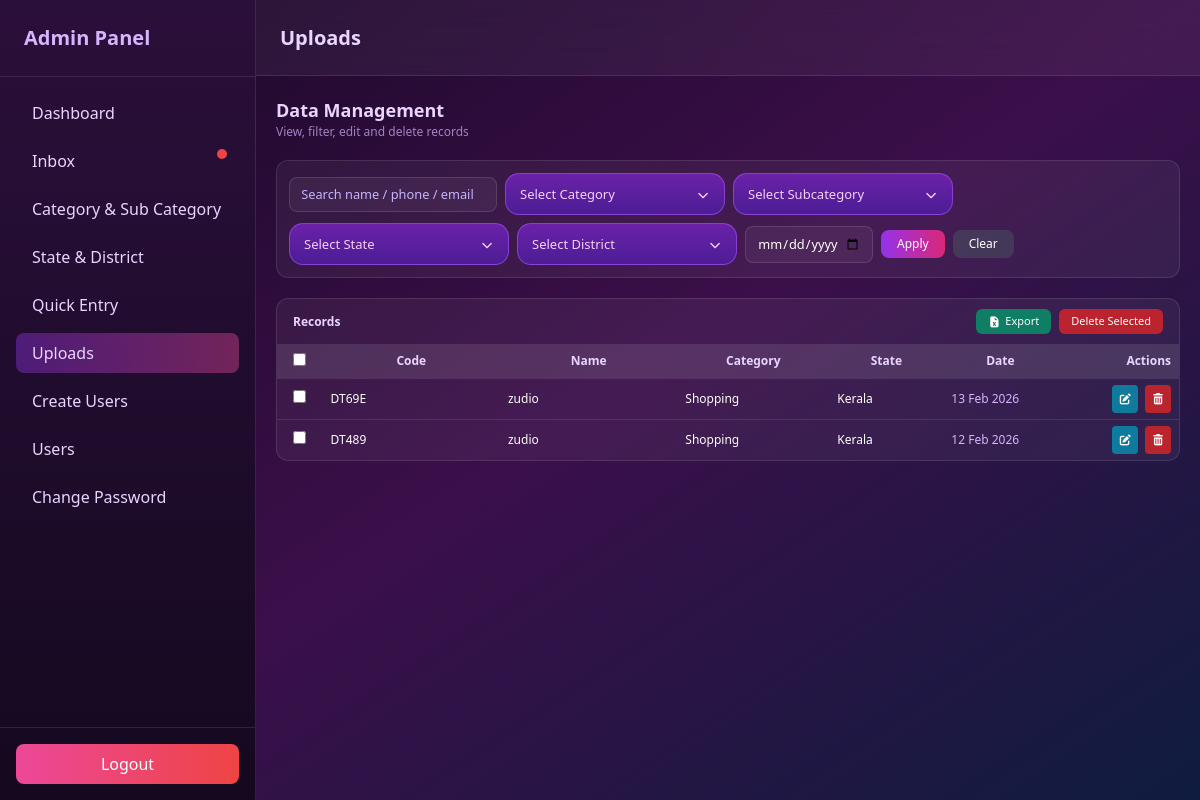
Screenshot of /list/ (signed in) with the database file from the repository.
### data/models.py (models this page shows, shortened)
class Data(models.Model):
    id = models.CharField(
        max_length=5,
        primary_key=True,
        editable=False
    )
    name = models.CharField(max_length=100)
    category = models.ForeignKey(Category, on_delete=models.CASCADE, related_name="data")
    subcategory = models.ForeignKey(Subcategory, on_delete=models.CASCADE)
    location = models.CharField(max_length=500)
    state = models.ForeignKey(State, on_delete=models.CASCADE)
    district = models.ForeignKey(District, on_delete=models.CASCADE)
    phone = models.CharField(max_length=100)
    email = models.CharField(max_length=100)
    remarks = models.TextField(blank=True, null=True)
    data_given = models.CharField(max_length=500)
    staff = models.CharField(max_length=500)
    user = models.CharField(max_length=500)
    source = models.CharField(max_length=500)
    paid = models.BooleanField(default=False)  # ⬅️ checkbox
    created_at = models.DateTimeField(auto_now_add=True)
    class Data(models.Model):
        id = models.CharField(
            max_length=5,
            primary_key=True,
            editable=False
        )
        name = models.CharField(max_length=100)
        category = models.ForeignKey(Category, on_delete=models.CASCADE, related_name="data")
        subcategory = models.ForeignKey(Subcategory, on_delete=models.CASCADE)
        location = models.CharField(max_length=500)
        state = models.ForeignKey(State, on_delete=models.CASCADE)
        district = models.ForeignKey(District, on_delete=models.CASCADE)
        phone = models.CharField(max_length=100)
        email = models.CharField(max_length=100)
        remarks = models.TextField(blank=True, null=True)
        data_given = models.CharField(max_length=500)
        staff = models.CharField(max_length=500)
        user = models.CharField(max_length=500)
        source = models.CharField(max_length=500, blank=True, null=True)
        paid = models.BooleanField(default=False)  # ⬅️ checkbox
        created_at = models.DateTimeField(auto_now_add=True)

class Category(models.Model):
    id = models.CharField(
        max_length=5,  # C + 4 chars max
        primary_key=True,
        editable=False
    )
    name = models.CharField(max_length=100)
    created_at = models.DateTimeField(auto_now_add=True)

class State(models.Model):
    id = models.CharField(
        max_length=5,      # ST + 3 chars OR S + 4 chars (your choice)
        primary_key=True,
        editable=False
    )
    name = models.CharField(max_length=100)
    created_at = models.DateTimeField(auto_now_add=True)

### data/views.py (the view, shortened to what this page needs)
# urls.py: path("list/", views.data_list, name="data_list"),
@never_cache
@login_required(login_url='/login/')
@user_passes_test(lambda u: u.is_superuser)
def data_list(request):
    qs = Data.objects.select_related(
        "category", "subcategory", "state", "district"
    ).order_by("-created_at")
    search = request.GET.get("search", "").strip()
    category = request.GET.get("category")
    subcategory = request.GET.get("subcategory")
    state = request.GET.get("state")
    district = request.GET.get("district")
    date = request.GET.get("date")
    if category:
        qs = qs.filter(category_id=category)
    if subcategory and category:
        qs = qs.filter(subcategory_id=subcategory)
    if state:
        qs = qs.filter(state_id=state)
    if district and state:
        qs = qs.filter(district_id=district)
    if date:
        qs = qs.filter(created_at__date=date)
    return render(request, "uploads.html", {
        "data_list": qs,
        "categories": Category.objects.all(),
        "subcategories": Subcategory.objects.all(),
        "states": State.objects.all(),
        "districts": District.objects.all(),
    })

### data/templates/uploads.html (shortened to what this page needs)
{% load custom_filters %}
<!DOCTYPE html>
<html lang="en">
<head>
  <script src="https://cdn.tailwindcss.com"></script>
    <link rel="stylesheet" href="https://cdnjs.cloudflare.com/ajax/libs/font-awesome/7.0.1/css/all.min.css" />
</head>
<body class="min-h-screen flex text-white bg-gradient-to-br from-[#1a0826] via-[#3b0f4a] to-[#0f1c3f]">
<aside class="w-64 hidden md:flex flex-col h-screen sticky top-0
bg-gradient-to-b from-[#2b0f3a] to-[#14091f]
border-r border-white/10">
  <div class="p-6 text-xl font-bold text-purple-300 border-b border-white/10">
    Admin Panel
  </div>
  <nav class="flex-1 p-4 space-y-2 text-purple-200">
   <a href="{% url 'dashboard' %}" class="flex items-center gap-3 px-4 py-2 rounded-lg hover:bg-white/10">
      Dashboard
    </a>
      <a href="{% url 'inbox' %}"
   class="relative flex items-center gap-3 px-4 py-2 rounded-lg hover:bg-white/10">
  Inbox
  <span id="unreadDot"
        class="hidden absolute top-2 right-3 w-2.5 h-2.5 bg-red-500 rounded-full">
  </span>
</a>
    <a href="{% url 'category' %}" class="flex items-center gap-3 px-4 py-2 rounded-lg hover:bg-white/10">
      Category & Sub Category
    </a>
    <a href="{% url 'state_district' %}" class="flex items-center gap-3 px-4 py-2 rounded-lg hover:bg-white/10">
     State & District
    </a>
    <a href="{% url 'data' %}" class="flex items-center gap-3 px-4 py-2 rounded-lg hover:bg-white/10">
     Quick Entry
    </a>
      <a href="{% url 'data_list' %}" class="flex items-center gap-3 px-4 py-2 rounded-lg
              bg-gradient-to-r from-purple-600/40 to-pink-500/40">
    Uploads
    </a>
      <a href="{% url 'usercreate' %}" class="flex items-center gap-3 px-4 py-2 rounded-lg hover:bg-white/10">
   Create Users
    </a>
       <a href="{% url 'userlist' %}" class="flex items-center gap-3 px-4 py-2 rounded-lg hover:bg-white/10">
   Users
    </a>
      <a href="{% url 'superuser_change_password' %}" class="flex items-center gap-3 px-4 py-2 rounded-lg hover:bg-white/10">
  Change Password
    </a>
  </nav>
  <div class="p-4 border-t border-white/10">
    <a href="{% url 'superuser_logout' %}"
       class="block text-center bg-gradient-to-r from-pink-500 to-red-500
              text-white py-2 rounded-lg hover:opacity-90">
      Logout
    </a>
  </div>
</aside>
<div class="flex-1 flex flex-col">
<header class="px-6 h-[4.78rem] flex justify-between items-center
bg-white/5 backdrop-blur-xl border-b border-white/10">
  <h1 class="text-xl font-semibold text-purple-200">Uploads</h1>
</header>
<main class="p-5 max-w-5xl mx-auto space-y-5">
  <div>
    <h2 class="text-lg font-semibold text-purple-200">Data Management</h2>
    <p class="text-xs text-purple-300/70">
      View, filter, edit and delete records
    </p>
  </div>
<form method="GET"
      class="bg-white/5 border border-white/10 rounded-xl
             p-3 flex flex-wrap gap-2 items-center relative z-20">
  <input type="text" name="search" value="{{ request.GET.search }}"
         placeholder="Search name / phone / email"
         class="input-sm w-52 flex-shrink-0">
<div class="dropdown sm:w-36 flex-shrink-0">
  <button type="button"
          class="dropdown-btn"
          onclick="toggleDropdown('catMenu','catIcon')">
    <span id="catLabel" data-default="Select Category">
</span>
    <i id="catIcon" class="fa-solid fa-chevron-down chevron"></i>
  </button>
</div>
<div class="dropdown sm:w-36 flex-shrink-0">
  <button type="button" class="dropdown-btn" onclick="toggleDropdown('subcatMenu','subcatIcon')">
    <span id="subcatLabel">
      {% if request.GET.subcategory %}
        {{ subcategories|get_name_by_id:request.GET.subcategory }}
      {% else %}
        Select Subcategory
      {% endif %}
    </span>
    <i id="subcatIcon" class="fa-solid fa-chevron-down chevron"></i>
  </button>
</div>
<div class="dropdown sm:w-28 flex-shrink-0">
  <button type="button"
          class="dropdown-btn"
          onclick="toggleDropdown('stateMenu','stateIcon')">
    <span id="stateLabel" data-default="Select State">
</span>
    <i id="stateIcon" class="fa-solid fa-chevron-down chevron"></i>
  </button>
</div>
<div class="dropdown sm:w-28 flex-shrink-0">
  <button type="button" class="dropdown-btn" onclick="toggleDropdown('districtMenu','districtIcon')">
    <span id="districtLabel">
      {% if request.GET.district %}
        {{ districts|get_name_by_id:request.GET.district }}
      {% else %}
        Select District
      {% endif %}
    </span>
    <i id="districtIcon" class="fa-solid fa-chevron-down chevron"></i>
  </button>
</div>
  <input type="date" name="date" value="{{ request.GET.date }}"
         class="input-sm w-32 flex-shrink-0">
  <button type="submit"
          class="px-4 py-1.5 rounded-lg text-xs font-medium
                 bg-gradient-to-r from-purple-600 to-pink-600
                 hover:opacity-90 transition flex-shrink-0">
    Apply
  </button>
<button type="button"
        onclick="clearFilters()"
        class="px-4 py-1.5 rounded-lg text-xs font-medium
               bg-gray-600/50 hover:bg-gray-600 transition flex-shrink-0">
  Clear
</button>
</form>
  <form method="POST">
    <div class="bg-white/5 border border-white/10 rounded-xl ">
     <div class="px-4 py-2.5 border-b border-white/10
            flex items-center justify-between">
  <h3 class="text-xs font-semibold text-purple-200">
    Records
  </h3>
  <div class="flex items-center gap-2">
    <a href="{% url 'data_export' %}?{{ request.GET.urlencode }}"
       class="px-3 py-1 text-[11px] rounded-md
              bg-emerald-600/80 hover:bg-emerald-600 transition
              flex items-center gap-1">
      <i class="fa-solid fa-file-excel"></i>
      Export
    </a>
    <button
      onclick="return confirm('Delete selected items?')"
      class="px-3 py-1 text-[11px] rounded-md
             bg-red-600/80 hover:bg-red-600 transition">
      Delete Selected
    </button>
  </div>
</div>
      <div class="overflow-x-auto">
        <table class="w-full table-fixed text-xs">
          <thead class="bg-white/10 text-purple-200">
            <tr>
              <th class="px-2 py-2 w-9 text-center">
                <input type="checkbox" onclick="toggleAll(this)">
              </th>
                 <th class="px-2 py-2 w-[140px]">Code</th>
              <th class="px-2 py-2 w-[140px]">Name</th>
              <th class="px-2 py-2 w-[120px]">Category</th>
              <th class="px-2 py-2 w-[90px]">State</th>
              <th class="px-2 py-2 w-[90px]">Date</th>
              <th class="px-2 py-2 w-[96px] text-right">Actions</th>
            </tr>
          </thead>
          <tbody>
          {% for d in data_list %}
            <tr class="border-t border-white/10 hover:bg-white/5 transition">
              <td class="px-2 py-1.5 text-center">
                <input type="checkbox" name="selected" value="{{ d.id }}">
              </td>
                <td class="px-2 py-1.5 font-medium truncate" title="{{ d.name }}">
               {{ d.id }}
              </td>
              <td class="px-2 py-1.5 font-medium truncate" title="{{ d.name }}">
                {{ d.name }}
              </td>
              <td class="px-2 py-1.5 truncate" title="{{ d.category.name }}">
                {{ d.category.name }}
              </td>
              <td class="px-2 py-1.5 truncate" title="{{ d.state.name }}">
                {{ d.state.name }}
              </td>
              <td class="px-2 py-1.5 text-purple-300">
                {{ d.created_at|date:"d M Y" }}
              </td>
              <td class="px-2 py-1.5 text-right space-x-1">
                <button
  type="button"
  class="p-1.5 rounded bg-cyan-600/80 hover:bg-cyan-600 edit-btn"
  data-id="{{ d.id }}"
  data-name="{{ d.name }}"
  data-phone="{{ d.phone }}"
  data-email="{{ d.email }}"
  data-location="{{ d.location }}"
  data-data_given="{{ d.data_given }}"
  data-staff="{{ d.staff }}"
  data-user="{{ d.user }}"
  data-remarks="{{ d.remarks }}"
  data-source="{{ d.source }}"
  data-paid="{{ d.paid|yesno:'true,false' }}"
  data-category="{{ d.category_id|default:'' }}"
  data-subcategory="{{ d.subcategory_id|default:'' }}"
  data-state="{{ d.state_id|default:'' }}"
  data-district="{{ d.district_id|default:'' }}"
>
  <i class="fa-solid fa-pen-to-square text-[11px]"></i>
</button>
                <button
                  name="delete_id"
                  value="{{ d.id }}"
                  onclick="return confirm('Delete this item?')"
                  class="p-1.5 rounded bg-red-600/80 hover:bg-red-600">
                  <i class="fa-solid fa-trash-can text-[11px]"></i>
                </button>
              </td>
            </tr>
          {% endfor %}
          </tbody>
        </table>
      </div>
    </div>
  </form>
</main>
</div>
</body>
</html>

### data/templates/uploads.html (style rules this page uses)
.input-sm { width:100%; background:rgba(255,255,255,.05); border:1px solid rgba(255,255,255,.12); border-radius:.5rem; padding:.45rem .7rem; font-size:.8rem; color:white; outline:none; }
.input-sm::placeholder { color:#c4b5fd }
.dropdown { position: relative; width: 100%; max-width: 220px; z-index: 50; }
.dropdown-btn { width: 100%; height: 42px; background: linear-gradient(180deg, #6b21a8, #4c1d95); border: 1px solid rgba(168, 85, 247, 0.6); color: #f5d0fe; padding: 0 14px; border-radius: 14px; font-size: 13px; display: flex; align-items: center; justify-content: space-between; cursor: pointer; transition: 0.2s ease; }
.chevron { transition: transform 0.2s ease; font-size: 11px; }

### rows the page displays
Data: id "DT69E", name "zudio", category.name "Shopping", state.name "Kerala", created_at "13 Feb 2026"
Data: id "DT489", name "zudio", category.name "Shopping", state.name "Kerala", created_at "12 Feb 2026"
